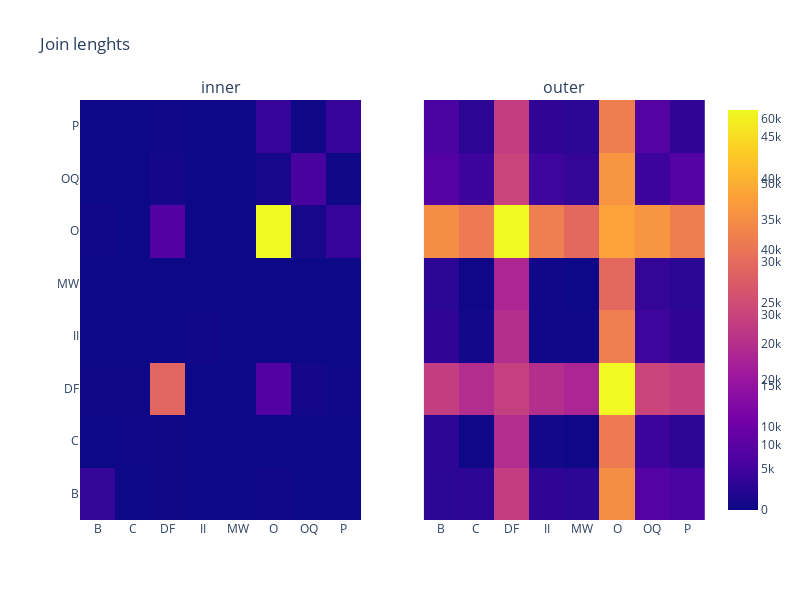

Notebook source saved alongside this figure:
### Code cell
fig = make_subplots(rows=1, cols=2,shared_yaxes=True,subplot_titles=["inner","outer"])

fig.add_trace(
    go.Heatmap(z=joined_len_inner,x=markets,y=markets),
    row=1, col=1
)

fig.add_trace(
    go.Heatmap(z=joined_len_outer,x=markets,y=markets),
    row=1, col=2
)

fig.update_layout(height=600, width=800, title_text="Join lenghts")
fig.show()

### Figure 1 — Plotly figure (JSON) as saved in the notebook; plotly's stock layout.template omitted (floating-point values rounded to 4 significant figures)
{"data": [{"type": "heatmap", "x": ["B", "C", "DF", "II", "MW", "O", "OQ", "P"], "xaxis": "x", "y": ["B", "C", "DF", "II", "MW", "O", "OQ", "P"], "yaxis": "y", "z": [[3643, 3, 74, 11, 0, 291, 47, 9], [3, 194, 62, 0, 0, 43, 11, 5], [74, 62, 29160, 17, 1, 6861, 637, 177], [11, 0, 17, 421, 0, 46, 10, 4], [0, 0, 1, 0, 22, 2, 0, 0], [291, 43, 6861, 46, 2, 48265, 900, 3951], [47, 11, 637, 10, 0, 900, 5657, 67], [9, 5, 177, 4, 0, 3951, 67, 3970]]}, {"type": "heatmap", "x": ["B", "C", "DF", "II", "MW", "O", "OQ", "P"], "xaxis": "x2", "y": ["B", "C", "DF", "II", "MW", "O", "OQ", "P"], "yaxis": "y2", "z": [[3643, 3760, 28560, 4003, 3374, 44770, 9107, 7336], [3760, 194, 25089, 604, 197, 41087, 5653, 3823], [28560, 25089, 29160, 25428, 23467, 61361, 30019, 28631], [4003, 604, 25428, 421, 400, 41773, 5977, 4156], [3374, 197, 23467, 400, 22, 37702, 4751, 3312], [44770, 41087, 61361, 41773, 37702, 48265, 45938, 41893], [9107, 5653, 30019, 5977, 4751, 45938, 5657, 9200], [7336, 3823, 28631, 4156, 3312, 41893, 9200, 3970]]}], "layout": {"annotations": [{"font": {"size": 16}, "showarrow": false, "text": "inner", "x": 0.225, "xanchor": "center", "xref": "paper", "y": 1, "yanchor": "bottom", "yref": "paper"}, {"font": {"size": 16}, "showarrow": false, "text": "outer", "x": 0.775, "xanchor": "center", "xref": "paper", "y": 1, "yanchor": "bottom", "yref": "paper"}], "height": 600, "title": {"text": "Join lenghts"}, "width": 800, "xaxis": {"anchor": "y", "domain": [0, 0.45]}, "xaxis2": {"anchor": "y2", "domain": [0.55, 1]}, "yaxis": {"anchor": "x", "domain": [0, 1]}, "yaxis2": {"anchor": "x2", "domain": [0, 1], "matches": "y", "showticklabels": false}}}
